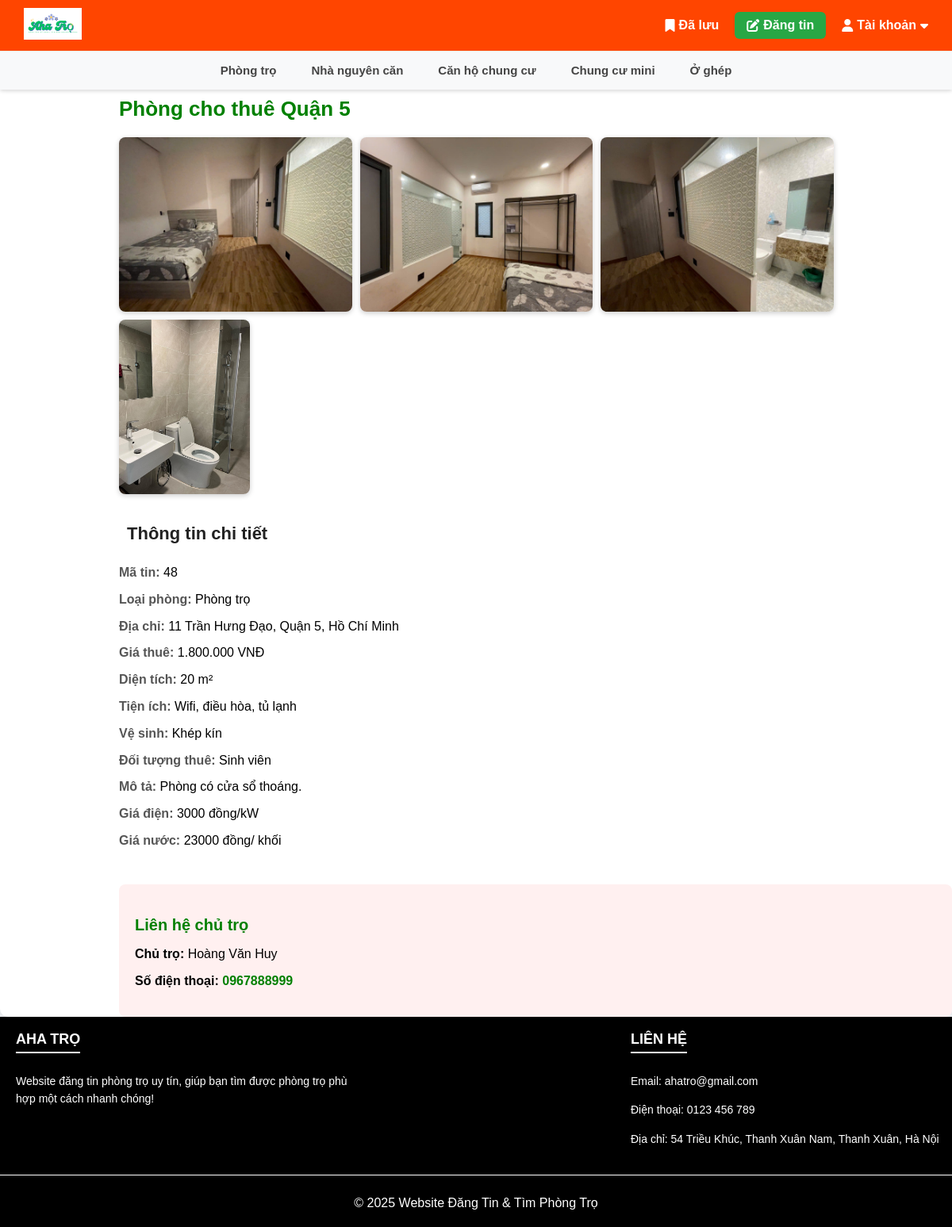
Page /room_detail.php?id=48 on the committed database.
### tables this page shows
CREATE TABLE `loai_phong` (
  `idLoaiPhong` int(11) NOT NULL,
  `loaiPhong` varchar(50) NOT NULL
);

CREATE TABLE `phong_tro` (
  `id` int(11) NOT NULL,
  `userID` int(11) DEFAULT NULL,
  `idLoaiPhong` int(11) DEFAULT NULL,
  `tieuDe` varchar(50) DEFAULT NULL,
  `diaChi` varchar(50) DEFAULT NULL,
  `quanHuyen` varchar(50) DEFAULT NULL,
  `tinhThanh` varchar(50) DEFAULT NULL,
  `chuTro` varchar(50) DEFAULT NULL,
  `sdt` varchar(11) DEFAULT NULL,
  `giaThue` int(11) DEFAULT NULL,
  `dienTich` double DEFAULT NULL,
  `dien` varchar(30) DEFAULT NULL,
  `nuoc` varchar(30) DEFAULT NULL,
  `veSinh` varchar(50) DEFAULT NULL,
  `doiTuong` varchar(50) DEFAULT NULL,
  `tienIch` varchar(50) DEFAULT NULL,
  `moTa` text DEFAULT NULL,
  `thoiGianDang` datetime DEFAULT NULL,
  `trangThai` enum('cho_duyet','duyet','tu_choi') DEFAULT 'cho_duyet',
  `loaiTin` enum('thuong','vip') DEFAULT 'thuong',
  `ngayHienThi` int(11) DEFAULT 30,
  `ngayDuyet` datetime DEFAULT NULL
);

CREATE TABLE `hinh_anh_phong_tro` (
  `IDimage` int(11) NOT NULL,
  `IDPhongTro` int(11) NOT NULL,
  `DuongDan` text NOT NULL
);

### room_detail.php (the view, shortened to what this page needs)
<?php
include 'config.php';
include 'header.php';
if (isset($_GET['id'])) {
	$idPhong = intval($_GET['id']);
	$sql = "SELECT pt.*, lp.loaiPhong
	        FROM phong_tro pt
	        JOIN loai_phong lp ON pt.idLoaiPhong = lp.idLoaiPhong
	       WHERE pt.id = $idPhong";
	$result = mysqli_query($conn, $sql);
	if (mysqli_num_rows($result) > 0) {
		$phong = mysqli_fetch_assoc($result);
		$sql_img = "SELECT DuongDan FROM hinh_anh_phong_tro WHERE IDPhongTro = $idPhong";
		$result_img = mysqli_query($conn, $sql_img);
	} else {
		echo "Không tìm thấy phòng trọ.";
		exit;
	}
} else {
	echo "Thiếu ID phòng.";
	exit;
}
?>
<!DOCTYPE html>
<html>
<head>
</head>
<body>
	<div class="detail-container">
		<h1><?php echo htmlspecialchars($phong['tieuDe']); ?></h1>
		<div class="images">
			<?php while ($img = mysqli_fetch_assoc($result_img)) {
				echo '<img src="' . htmlspecialchars($img['DuongDan']) . '" alt="Hình ảnh">';
			} ?>
		</div>
		<div class="info-block">
			<h2>Thông tin chi tiết</h2>
			<p><strong>Mã tin: </strong><?php echo $phong['id']; ?></p>
			<p><strong>Loại phòng:</strong> <?php echo $phong['loaiPhong']; ?></p>
			<p><strong>Địa chỉ:</strong>
				<?php echo $phong['diaChi'] . ', ' . $phong['quanHuyen'] . ', ' . $phong['tinhThanh']; ?></p>
			<p><strong>Giá thuê:</strong> <?php echo number_format($phong['giaThue'], 0, ',', '.') . ' VNĐ'; ?></p>
			<p><strong>Diện tích:</strong> <?php echo $phong['dienTich']; ?> m²</p>
			<p><strong>Tiện ích:</strong> <?php echo nl2br(htmlspecialchars($phong['tienIch'])); ?></p>
			<p><strong>Vệ sinh:</strong> <?php echo $phong['veSinh']; ?></p>
			<p><strong>Đối tượng thuê:</strong> <?php echo $phong['doiTuong']; ?></p>
			<p><strong>Mô tả:</strong> <?php echo nl2br(htmlspecialchars($phong['moTa'])); ?></p>
			<p><strong>Giá điện:</strong> <?php echo htmlspecialchars($phong['dien']); ?></p>
			<p><strong>Giá nước:</strong> <?php echo htmlspecialchars($phong['nuoc']); ?></p>
		</div>
		<div class="contact-box">
			<h3>Liên hệ chủ trọ</h3>
			<p><strong>Chủ trọ:</strong> <?php echo htmlspecialchars($phong['chuTro']); ?></p>
			<p><strong>Số điện thoại:</strong> <a
					href="tel:<?php echo $phong['sdt']; ?>"><?php echo $phong['sdt']; ?></a></p>
		</div>
	</div>
	<?php
	include 'footer.php';
	?>
</body>
</html>

### header.php (shortened to what this page needs)
<?php
$current_category = isset($_GET['id']) ? $_GET['id'] : null;
?>
<!DOCTYPE html>
<html lang="vi">
<head>
    <link rel="stylesheet" href="css/style.css">
    <link rel="stylesheet" href="https://cdnjs.cloudflare.com/ajax/libs/font-awesome/6.5.0/css/all.min.css">
</head>
<body>
    <div class="header">
        <div class="top-bar">
            <div class="top-left">
                <a href="index.php">
                    <img src="img/logo2.PNG" alt="Logo" height="40">
                </a>
            </div>
            <div class="top-right">
                <div class="top-right-items">
                    <a href="saved_posts.php" class="top-link">
                        <i class="fa-solid fa-bookmark"></i> Đã lưu
                    </a>
                    <?php
                    if (!isset($_SESSION['user_id']) || $_SESSION['user_role'] == 'user') {
                        ?> <a href="post.php" class="post-button">
                            <i class="fa-solid fa-pen-to-square"></i> Đăng tin
                        </a>
                        <?php
                    }
                    ?>
                    <div class="hdropdown">
                        <?php if (isset($_SESSION['user_name'])): ?>
                            <div class="hdropdown-toggle">
                                <i class="fa-solid fa-user"></i> <?php echo htmlspecialchars($_SESSION['user_name']); ?>
                                <i class="fa-solid fa-caret-down"></i>
                            </div>
                            <div class="hdropdown-menu">
                                <a href="c_pass.php"><i class="fa-solid fa-right-from-bracket"></i> Đổi mật khẩu</a>
                                <a href="logout.php"><i class="fa-solid fa-right-from-bracket"></i> Đăng xuất</a>
                            </div>
                        <?php else: ?>
                            <div class="hdropdown-toggle">
                                <i class="fa-solid fa-user"></i> Tài khoản <i class="fa-solid fa-caret-down"></i>
                            </div>
                        <?php endif; ?>
                    </div>
                </div>
            </div>
        </div>
        <div class="category-bar">
            <?php
            include 'config.php';
            $sql = "SELECT * FROM loai_phong";
            $result = mysqli_query($conn, $sql);
            if ($result && mysqli_num_rows($result) > 0) {
                echo '<ul class="category-menu">';
                while ($row = mysqli_fetch_assoc($result)) {
                    $id = $row['idLoaiPhong'];
                    $ten = $row['loaiPhong'];
                    $is_active = ($current_category == $id) ? 'active' : '';
                    echo '<li><a href="./category.php?id=' . $id . '" class="' . $is_active . '">' . htmlspecialchars($ten) . '</a></li>';
                }
                echo '</ul>';
            } else {
                echo '<div class="no-category">Không có loại phòng nào.</div>';
            }
            ?>
        </div>
    </div>
</body>
</html>

### css/style.css (style rules this page uses)
body { font-family: Arial, sans-serif; }
.header { position: fixed; top: 0; left: 0; width: 100%; z-index: 999; background-color: white; box-shadow: 0 2px 5px rgba(0, 0, 0, 0.1); }
.top-bar { display: flex; justify-content: space-between; align-items: center; padding: 10px 30px; background-color: orangered; color: white; }
.top-left { display: flex; align-items: center; }
.top-right { display: flex; align-items: center; }
.top-right-items { display: flex; align-items: center; gap: 20px; }
.top-link { color: white; text-decoration: none; font-weight: bold; display: flex; align-items: center; gap: 5px; transition: all 0.2s; }
.post-button { padding: 8px 15px; background-color: #28a745; color: white; border-radius: 6px; text-decoration: none; font-weight: bold; display: flex; align-items: center; gap: 5px; transition: all 0.2s; }
.hdropdown { position: relative; cursor: pointer; }
.hdropdown-toggle { font-weight: bold; color: white; display: flex; align-items: center; gap: 5px; padding: 5px 0; }
.category-bar { background-color: #f8f9fa; padding: 10px 0; box-shadow: 0 2px 4px rgba(0, 0, 0, 0.05); border-top: 1px solid #eee; }
.category-menu { display: flex; justify-content: center; gap: 20px; padding: 0; margin: 0; list-style: none; flex-wrap: wrap; }
.category-menu li { padding: 5px 0; }
.category-menu a { text-decoration: none; color: #444; font-weight: bold; font-size: 15px; padding: 8px 12px; border-radius: 4px; transition: all 0.2s; position: relative; }

### room_detail.php (style rules this page uses)
body { font-family: "Segoe UI", sans-serif; background-color: #f0f2f5; margin: 0; padding: 0; }
.detail-container { background: white; margin-top: 75px; padding-top: 30px; margin-left: auto; padding-left: 150px; box-shadow: 0 0 15px rgba(0, 0, 0, 0.1); border-radius: 10px; }
h1 { font-size: 26px; margin-bottom: 20px; color: green; }
.images { display: flex; flex-wrap: wrap; gap: 10px; }
.images img { height: 220px; width: auto; border-radius: 8px; object-fit: cover; box-shadow: 0 2px 6px rgba(0, 0, 0, 0.2); }
.info-block { margin-top: 30px; line-height: 1.8; }
.info-block h2 { font-size: 22px; border-left: green; padding-left: 10px; color: #222; margin-bottom: 15px; }
.info-block p { font-size: 16px; margin: 5px 0; }
.info-block strong { color: #555; }
.contact-box { margin-top: 40px; background: #fff0f0; border-left: green; padding: 20px; border-radius: 8px; }
.contact-box h3 { font-size: 20px; margin-bottom: 10px; color: green; }
.contact-box p { font-size: 16px; }
.contact-box a { color: green; text-decoration: none; font-weight: bold; }

### rows in the picture
loai_phong: loaiPhong "Phòng trọ"
loai_phong: loaiPhong "Nhà nguyên căn"
loai_phong: loaiPhong "Căn hộ chung cư"
loai_phong: loaiPhong "Chung cư mini"
loai_phong: loaiPhong "Ở ghép"
phong_tro: tieuDe "Phòng cho thuê Quận 5", id "48", idLoaiPhong.loaiPhong "Phòng trọ", diaChi "11 Trần Hưng Đạo", quanHuyen "Quận 5", tinhThanh "Hồ Chí Minh", giaThue "1.800.000", dienTich "20", tienIch "Wifi, điều hòa, tủ lạnh", veSinh "Khép kín", doiTuong "Sinh viên", moTa "Phòng có cửa sổ thoáng.", dien "3000 đồng/kW", nuoc "23000 đồng/ khối", chuTro "Hoàng Văn Huy", sdt "0967888999"
hinh_anh_phong_tro: DuongDan (picture)
hinh_anh_phong_tro: DuongDan (picture)
hinh_anh_phong_tro: DuongDan (picture)
hinh_anh_phong_tro: DuongDan (picture)
